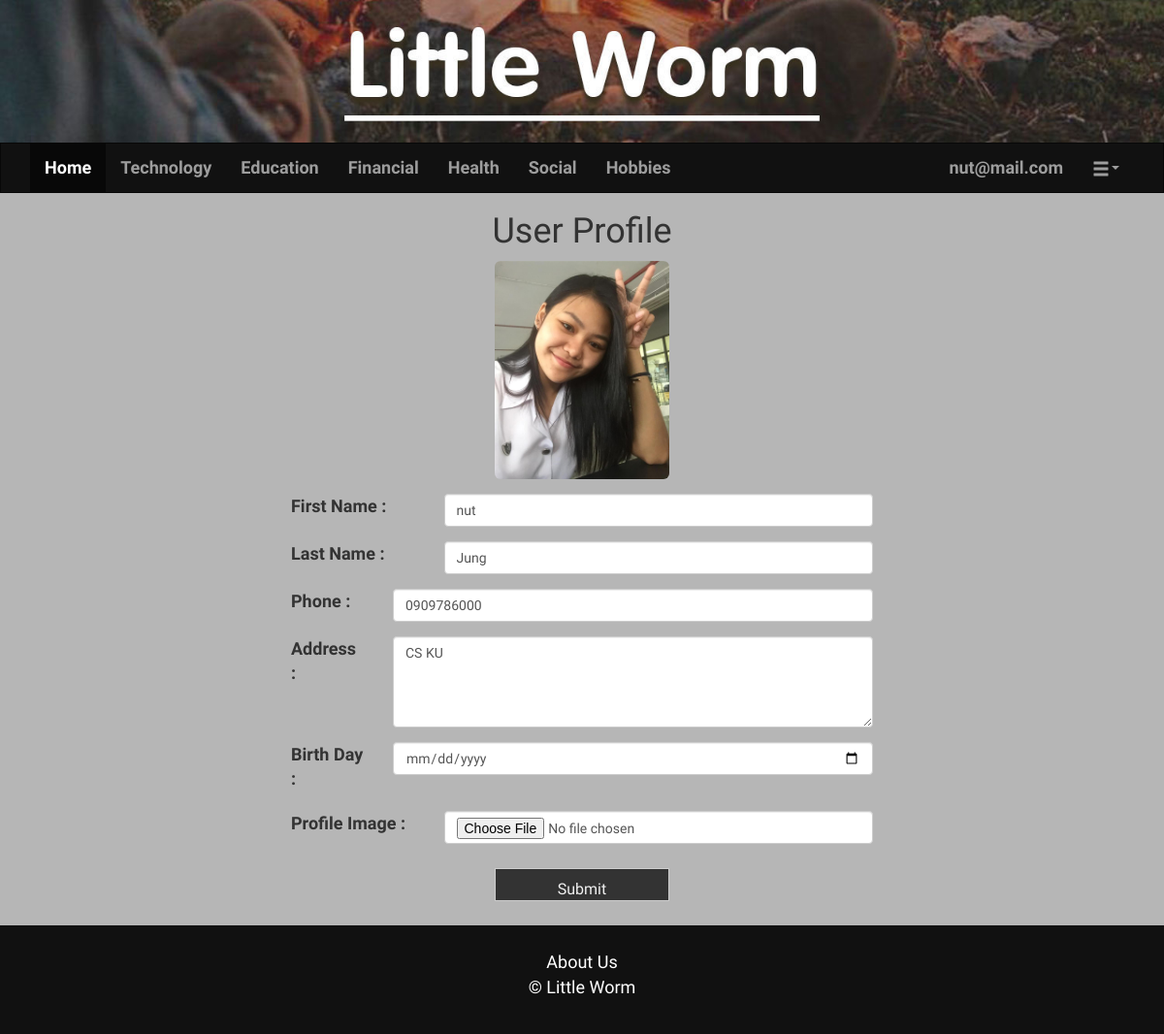
Screenshot of /php/edit_profile.php (signed in) with the database file from the repository.
### tables this page shows
CREATE TABLE `attendant` (
  `email` varchar(30) NOT NULL,
  `first_name` varchar(25) NOT NULL,
  `last_name` varchar(25) NOT NULL,
  `phone` varchar(10) NOT NULL,
  `birth_date` date NOT NULL,
  `address` varchar(100) NOT NULL,
  `profile_pic_path` text NOT NULL
);

### php/edit_profile.php (the view, shortened to what this page needs)
<!DOCTYPE html>
<html>
  <head>
    <link rel="stylesheet" href="https://maxcdn.bootstrapcdn.com/bootstrap/3.3.7/css/bootstrap.min.css">
    <link rel="stylesheet" type="text/css" href="../css/index_style.css">
    <link rel="stylesheet" type="text/css" href="../css/regis_style.css">
  </head>
  <body>
    <?php
      include "center.php";
    ?>
    <div class="collapse navbar-collapse ">
      <form name="form2" method="post" action="event_page.php">
      <ul class="nav navbar-nav " id="type_event">
        <li class="active"><a href="index.php">Home</a></li>
        <li><a href="event_page.php?type=Technology">Technology</a></li>
        <li><a href="event_page.php?type=Education">Education</a></li>
        <li><a href="event_page.php?type=Financial">Financial</a></li>
        <li><a href="event_page.php?type=Health">Health</a></li>
        <li><a href="event_page.php?type=Social">Social</a></li>
        <li><a href="event_page.php?type=Hobbies">Hobbies</a></li>
      </ul>
      </form>
      <ul id="profile" class="nav navbar-nav navbar-right">
        <li><a id = "username"></a></li>
        <li class="dropdown">
          <a class="glyphicon glyphicon-menu-hamburger" type="button" id="dropdownMenu1" data-toggle="dropdown" aria-haspopup="true" aria-expanded="true"><span class="caret"></span>
          </a>
        </li>
      </ul>
    </div>
  </div>
</nav>
    <?php
      $email = $_SESSION["email"];
      $data = data_query($email);
      if ($data['position'] == "USER"){
        echo '
        <div class="profileHead">
          <h1>User Profile</h1>
        </div>
        <div class="profileBody">
          <form class=".form-horizontal" action="edit_profile_handle.php" method="post" id="usrform" enctype="multipart/form-data">
            <input type="hidden" name="old_pic" value="'.$data['profile_pic_path'].'">
            <div class="row form-group">
              <div class="col-sm-4"></div>
              <div class="col-sm-4">
                <img src="'.$data['profile_pic_path'].'" alt="profile" width="100%" height="100%" class="img-rounded">
              </div>
              <div class="col-sm-4"></div>
            </div>
            <div class="form-group row">
              <label for="f_name" class="control-label col-sm-3">First Name :</label>
              <div class="col-sm-9">
                <input type="text" name="f_name" class="form-control" id="f_name" value="'.$data['first_name'].'" required>
              </div>
            </div>
            <div class="form-group row">
              <label for="l_name" class="control-label col-sm-3">Last Name :</label>
              <div class="col-sm-9">
                <input type="text" name="l_name" class="form-control" id="l_name" value="'.$data['last_name'].'" required>
              </div>
            </div>
            <div class="form-group row">
              <label for="phone" class="control-label col-sm-2">Phone :</label>
              <div class="col-sm-10">
                <input type="text" name="phone" class="form-control" id="phone" value="'.$data['phone'].'" required>
              </div>
            </div>
            <div class="form-group row">
              <label for="address" class="control-label col-sm-2">Address :</label>
              <div class="col-sm-10">
                <textarea rows="4" cols="50" name="address" form="usrform" class="form-control" id="address" required>'.$data['address'].'</textarea>
              </div>
            </div>
            <div class="form-group row">
              <label for="b_day" class="control-label col-sm-2">Birth Day :</label>
              <div class="col-sm-10">
                <input type="date" name="b_day" class="form-control" id="b_day" value="'.$data['birth_date'].'" required>
              </div>
            </div>
            <div class="form-group row">
              <label for="profile_pic" class="control-label col-sm-3">Profile Image :</label>
              <div class="col-sm-9">
                <input type="file" name="profile_pic" class="form-control" id="profile_pic">
              </div>
            </div>
            <div class="form-group row">
              <div class="col-sm-4"></div>
              <div class="col-sm-4">
                <input type="submit" value="Submit" class="form-control btn btn-default" name="submit">
              </div>
              <div class="col-sm-4"></div>
            </div>
           </form>
         </div>';
      }
    function data_query($email)
    {
      $database = new Database();
      $connection = $database->connect();
      $stmt = $connection->prepare("SELECT position FROM user WHERE email = '$email'");
      $stmt->execute();
      $row = $stmt->fetch(PDO::FETCH_BOTH);
      $positon = $row['position'];
      if ($positon == 'USER'){
        $stmt = $connection->prepare("SELECT * FROM attendant WHERE email = '$email'");
        $stmt->execute();
        $row = $stmt->fetch(PDO::FETCH_BOTH);
        $b_day = substr($row['birth_date'],8,10)."/".substr($row['birth_date'],5,2)."/".substr($row['birth_date'],0,4);
        $data = array('email' => $row['email'],
        'first_name' => $row['first_name'],
        'last_name' => $row['last_name'],
        'phone' => $row['phone'],
        'birth_date' => $b_day,
        'address' => $row['address'],
        'profile_pic_path' => $row['profile_pic_path'],
        'position' => $positon);
        return $data;
      }
    }
     ?>
  </body>
</html>

### css/index_style.css (style rules this page uses)
body { background-color: #b6b6b6; font-family: 'Athiti', sans-serif; font-size: 18px; }
.btn { padding: 10px 20px; font-size: 16px; background-color: #333; color: #f1f1f1; border-radius: 0; transition: .2s; text-decoration: none; }

### css/regis_style.css (style rules this page uses)
.btn { margin: 10px 0; }

### php/edit_profile.php (style rules this page uses)
.profileHead { text-align: center; }
.profileBody { margin-left: 25%; margin-right: 25%; }

### rows the page displays
attendant: profile_pic_path (picture), f_name "nut", l_name "Jung", phone "0909786000", address "CS KU"
